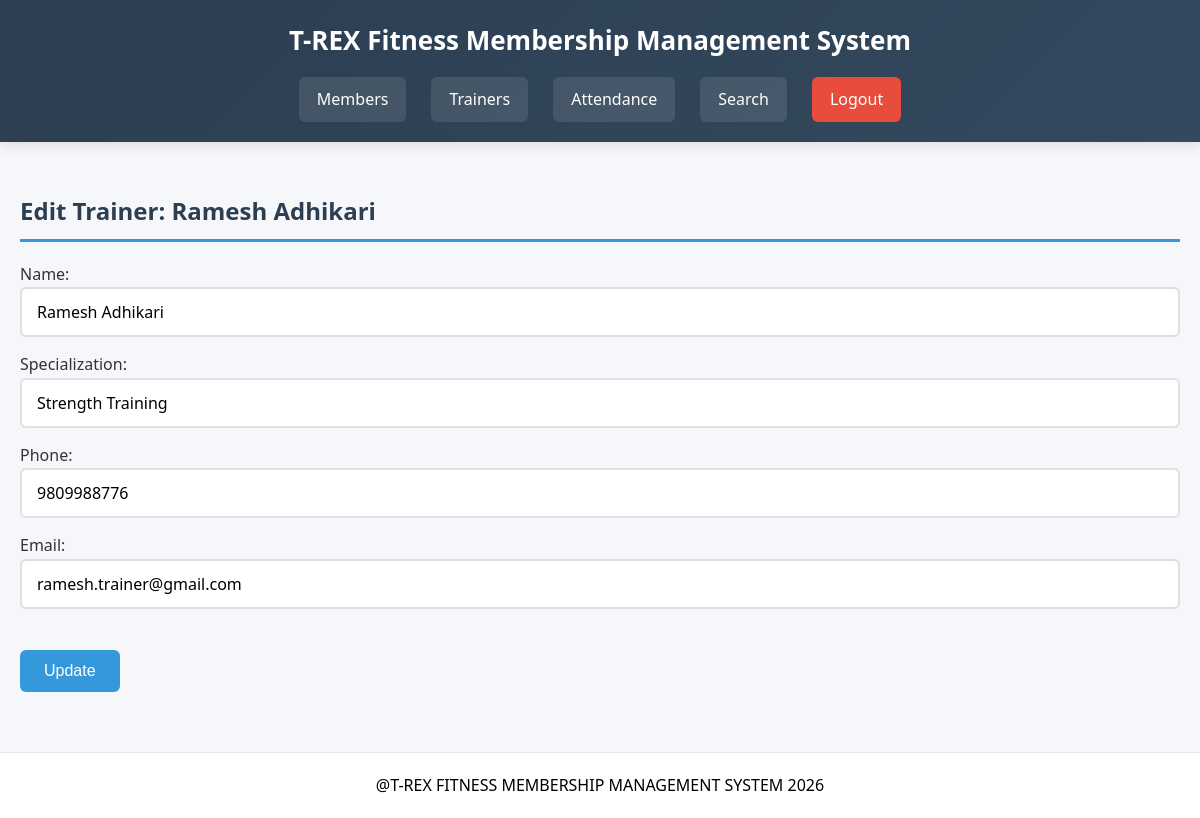
Screenshot of /edit_trainer.php?id=1 (signed in) with the database file from the repository.
### tables this page shows
CREATE TABLE IF NOT EXISTS trainers (
    trainer_id INT AUTO_INCREMENT PRIMARY KEY,
    name VARCHAR(100) NOT NULL,
    specialization VARCHAR(100),
    email VARCHAR(100) NOT NULL UNIQUE,
    phone VARCHAR(20) NOT NULL UNIQUE
);

### public/edit_trainer.php (the view, shortened to what this page needs)
<?php
include "../config/db.php";
$id = (int)($_GET['id'] ?? 0);
$errors = [];
$stmt = $conn->prepare("SELECT * FROM trainers WHERE trainer_id = ?");
$stmt->bind_param("i", $id);
$stmt->execute();
$result = $stmt->get_result();
$data = $result->fetch_assoc();
$old_values = [
    'name' => $data['name'],
    'specialization' => $data['specialization'],
    'phone' => $data['phone'],
    'email' => $data['email']
];
include "../includes/header.php";
?>
<h2>Edit Trainer: <?= htmlspecialchars($data['name']) ?></h2>
<form method="POST">
    <label>Name:<br>
        <input type="text" name="name" value="<?= htmlspecialchars($old_values['name']) ?>" required>
    </label><br>
    <label>Specialization:<br>
        <input type="text" name="specialization" value="<?= htmlspecialchars($old_values['specialization']) ?>">
    </label><br>
    <label>Phone:<br>
        <input type="text" name="phone" id="phone" value="<?= htmlspecialchars($old_values['phone']) ?>" required>
        <?php if (isset($errors['phone'])): ?><span class="validation-error"><?php echo htmlspecialchars($errors['phone']); ?></span><?php endif; ?><br>
    </label>
    <label>Email:<br>
        <input type="email" name="email" id="email" value="<?= htmlspecialchars($old_values['email']) ?>" required>
        <?php if (isset($errors['email'])): ?><span class="validation-error"><?php echo htmlspecialchars($errors['email']); ?></span><?php endif; ?><br>
    </label><br>
    <button type="submit">Update</button>
</form>
<?php include "../includes/footer.php"; ?>

### assets/css/style.css (style rules this page uses)
* { margin: 0; padding: 0; box-sizing: border-box; }
body { font-family: 'Segoe UI', Tahoma, Geneva, Verdana, sans-serif; background: #f5f7fa; color: #333; line-height: 1.6; }
h2 { margin: 30px 0 20px; font-size: 24px; color: #2c3e50; border-bottom: 3px solid #3498db; padding-bottom: 8px; }
input, select, textarea { width: 100%; padding: 12px 15px; border: 2px solid #e0e0e0; border-radius: 6px; font-size: 16px; margin-bottom: 15px; transition: .3s; background: #fff; font-family: inherit; }
::placeholder { color: #95a5a6; }
button, input[type="submit"], .button { background: #3498db; color: #fff; border: none; padding: 12px 24px; border-radius: 6px; font-size: 16px; cursor: pointer; transition: .3s; }

### rows the page displays
trainers: name "Ramesh Adhikari", specialization "Strength Training", phone "9809988776", email "ramesh.trainer@gmail.com"
